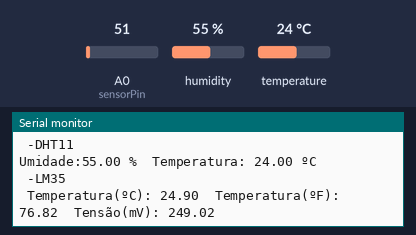
Simulated run of this sketch. Board: Arduino Uno, built with avr-gcc and run on an emulated ATmega328P. Parts: the last lines printed to the serial monitor. The test bench sets the inputs (shaded band); at power-on: humidity 55 %, A0 (sensorPin) = 51, temperature 24 °C.

Above: at 2.9 s.
3.0 s: humidity set to 22 %
At 5.3 s:
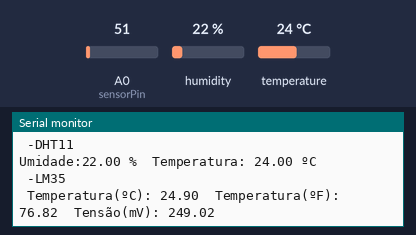
5.8 s: A0 (sensorPin) set to 61
At 7.5 s:
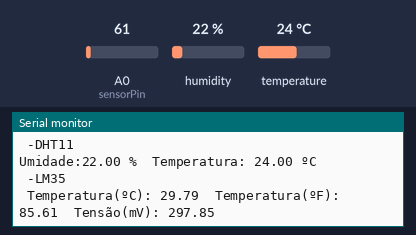
8.6 s: temperature set to 12 °C
At 11.2 s:
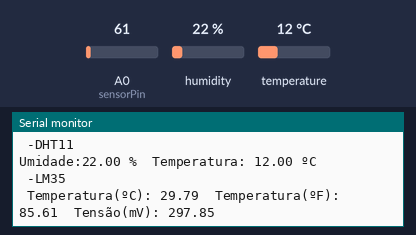
11.4 s: A0 (sensorPin) set to 71
At 13.8 s:
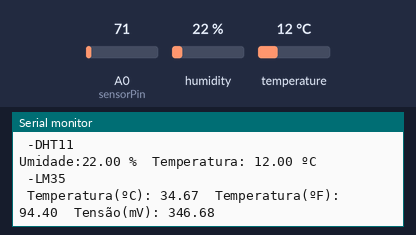
14.2 s: humidity set to 40 %
At 16.1 s:
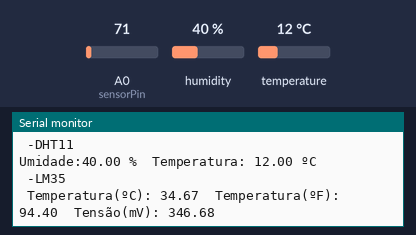
Timing chart, 0 to 17.6 s (numbered marks = the images above; inputs shaded):
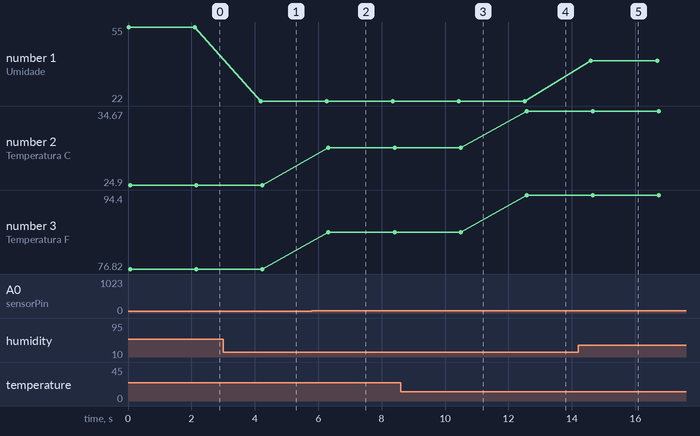

Measured:
- after the input at 3.0 s, the serial monitor: prints a new line after 1.2 s (image 1)
- after the input at 5.8 s, the serial monitor: prints a new line after 0.52 s (image 2)
- after the input at 8.6 s, the serial monitor: prints a new line after 1.8 s (image 3)
- after the input at 11.4 s, the serial monitor: prints a new line after 1.2 s (image 4)
- after the input at 14.2 s, the serial monitor: prints a new line after 0.40 s (image 5)
- plotted number 1: 55 → 22 after the input at 3.0 s, 22 → 40 after the input at 14.2 s
- plotted number 2: 24.9 → 29.79 after the input at 5.8 s, 29.79 → 34.67 after the input at 11.4 s
- plotted number 3: 76.82 → 85.61 after the input at 5.8 s, 85.61 → 94.4 after the input at 11.4 s

The sketch:

dht11_lm35.ino
```cpp
// DHT11
#include "DHT.h" //Usando a biblioteca DHT
#define dht_type DHT11  //define qual o tipo do sensor DHT que está utilizando
const int dht_pin = A1; //definindo a porta analogica do DHT
DHT dht_1 = DHT(dht_pin, dht_type); //Usando a biblioteca DHT


// LM35
const int sensorPin = A0; // Esse é o pino do Arduino que irá ler a saída do sensor
float valorSensor;        // Essa variável irá ser usada para armazenar o input do sensor
float tensaoSaida;        // Essa variável irá ser usada para armazenar a tensão do sensor
float temperaturaC, temperaturaF; // Variável que será usada para armazenar a temperatura em graus

// Configurando o setup
void setup() {

  pinMode(sensorPin, INPUT); // Declare o tipo de pino que está conectado na placa
  Serial.begin(9600); //Definindo o tamanho da entrada da porta serial
  dht_1.begin(); // Usando o objeto dht

}

void loop()
{


  // CÓDIGO DO DHT11
  Serial.println(" -DHT11 ");
  // Var de temperatura e humidade
  float umidade = dht_1.readHumidity(); //Pegando os valores da humidade
  float temperatura = dht_1.readTemperature(); //Pegando os valores da temperatura

  //Validção de erro
  if (isnan(temperatura) or isnan(umidade))
  {
    Serial.println("Erro ao ler o DHT");  //Mensagem de erro ao ler o dht
  }
  // Se não estiver com os valores nulos então execute
  else
  {
    //Apresentando as mensagens com a temperatura e a humidade
    Serial.print("Umidade:");
    Serial.print(umidade);
    Serial.print(" % ");
    Serial.print(" Temperatura: ");
    Serial.print(temperatura);
    Serial.println(" ºC");
  }

  /////////////////////////////////////////////////////////////////////////

  // CÓDIGO DO LM35
  Serial.println(" -LM35 ");
  // Insirindo o código principal aqui, para rodar repetidamente:
  valorSensor = analogRead(sensorPin);          // Leia o sensor analógico e armazene seu valor
  tensaoSaida = (valorSensor * 5000) / 1024;    //Cálculo para obter a tensão de saída do sensor

  // Calculando a temperatura para o LM35
  temperaturaC = tensaoSaida / 10;             // Convertendo a tensão em graus Celsius
  temperaturaF = (temperaturaC * 1.8) + 32;    // Convertendo para graus Fahrenheit

  Serial.print(" Temperatura(ºC): ");           // Printando em graus Celsius
  Serial.print(temperaturaC);
  Serial.print("  Temperatura(ºF): ");         // Printando em graus Fahrenheit
  Serial.print(temperaturaF);
  Serial.print("  Tensão(mV): ");              // Printando a tensão em miliVolts
  Serial.println(tensaoSaida);


  delay(2000); // Tempo em que o código vai voltar
}
```
